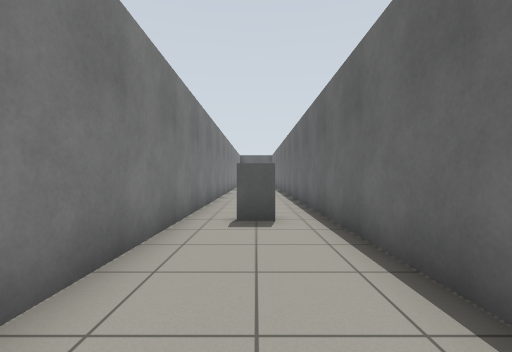
View 1 (above)

12 first-person views from a walk through a robot-simulator world made for Gazebo. The camera is 0.94 m above the floor, looks level and sees 90° across. The floor is counted in squares, 1 m on a side. Each view is taken from the middle of a square. On the plan, view 1 faces up. The plan holds only what a view shows up to about 10 squares ahead; the rest is blank. The robots in the file are not drawn.

View 2
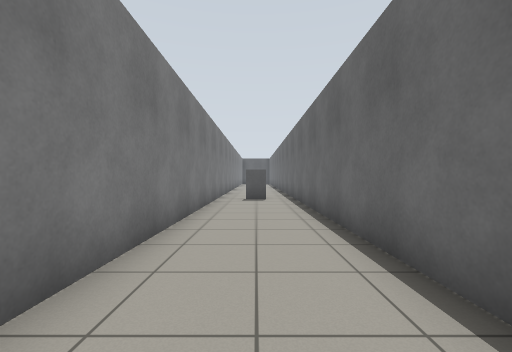

View 3
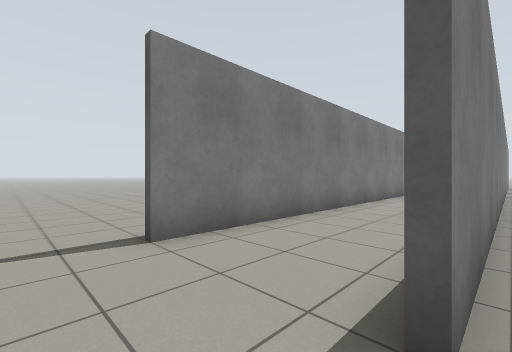

View 4
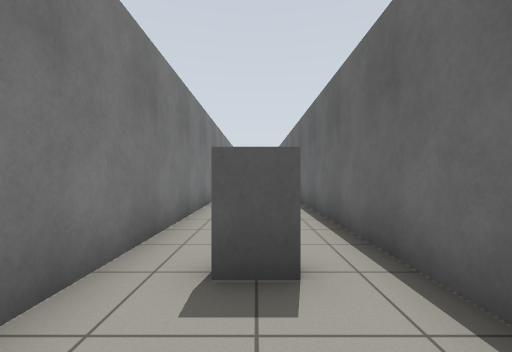

View 5
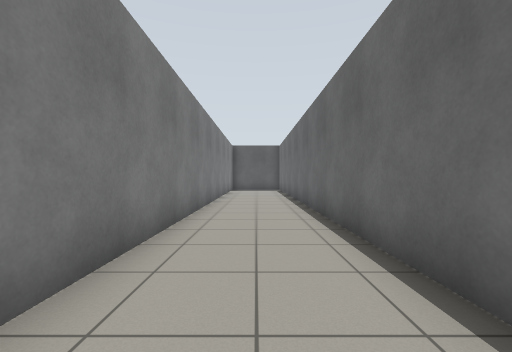

View 6
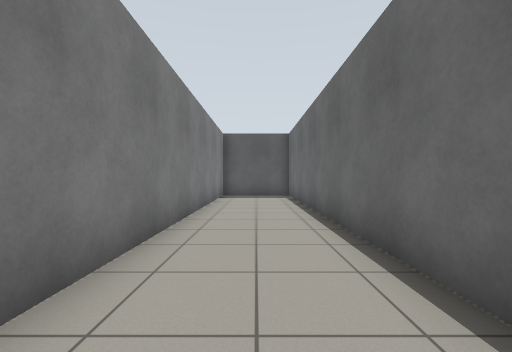

View 7
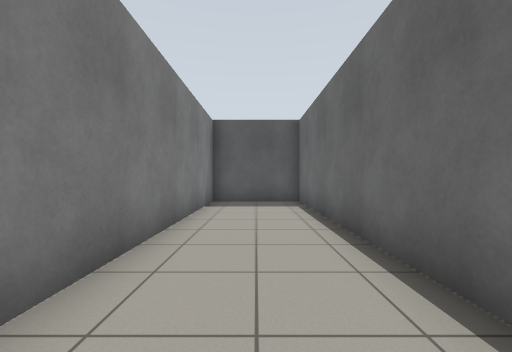

View 8
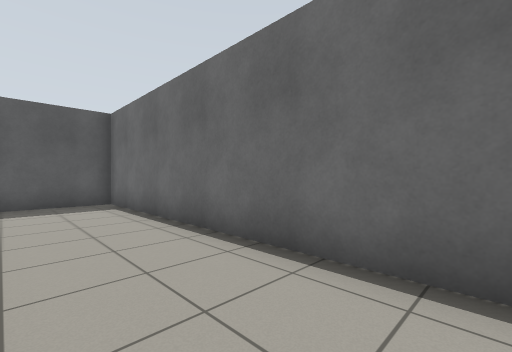

View 9
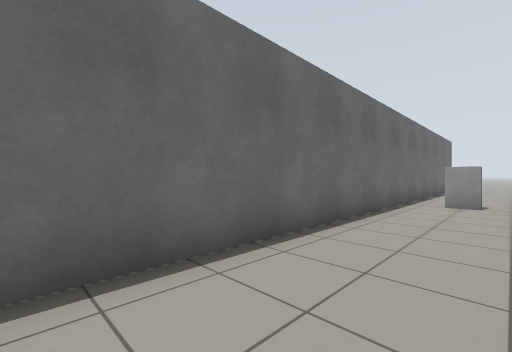

View 10
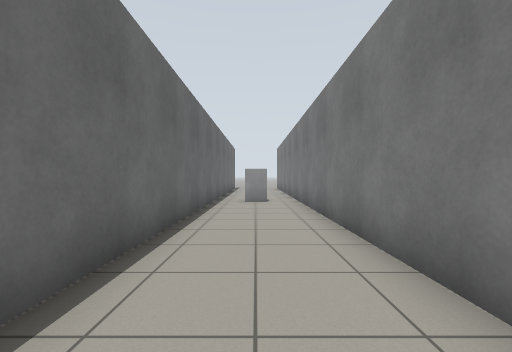

View 11
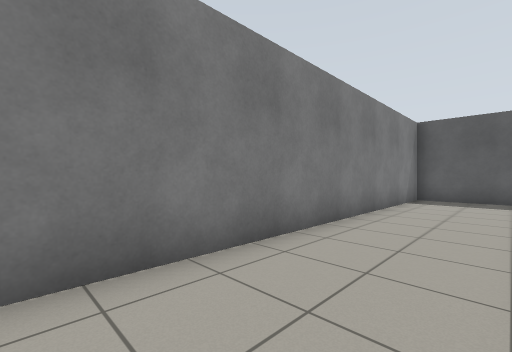

View 12
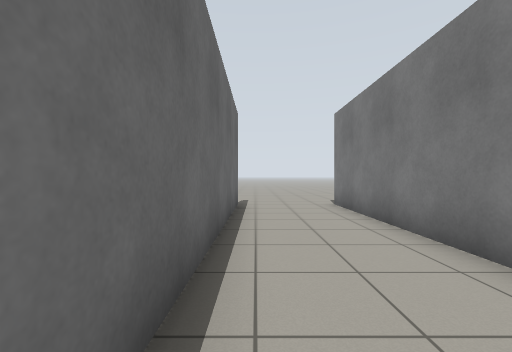

### Floor plan
Points are (right, up) in squares from view 1. A wall is a line through its corners. A room is listed if a view was taken in it or the views show most of it. See-through windows are left out.
Room 1 (views 1, 2, 4, 5, 6, 7, 8, 9, 10, 11, 12)
walls: (1.6, -4.2) (1.6, 25.4) (-1.6, 25.4) (-1.6, -4.5)
ways out: opening at (-2, -5.5) to room 2; opening at (2, -5.5) to room 2
objects: grey box (0, 5)
Room 2 (view 3)
walls: (1.8, 7) (1.8, -4.5)
ways out: opening at (-2, -5.5) to room 1; opening at (2, -5.5) to room 1

Where each view was taken, in squares from view 1:
view 1: 0 up, 0 right, facing up
view 2: 5 down, 0 right, facing up
view 3: 6 down, 2 right, facing up-left
view 4: 3 up, 0 right, facing up
view 5: 8 up, 0 right, facing up
view 6: 13 up, 0 right, facing up
view 7: 16 up, 0 right, facing up
view 8: 16 up, 1 left, facing up-right
view 9: 15 up, 1 left, facing down-right
view 10: 15 up, 0 right, facing down
view 11: 14 up, 1 right, facing up-left
view 12: 4 up, 1 right, facing down
